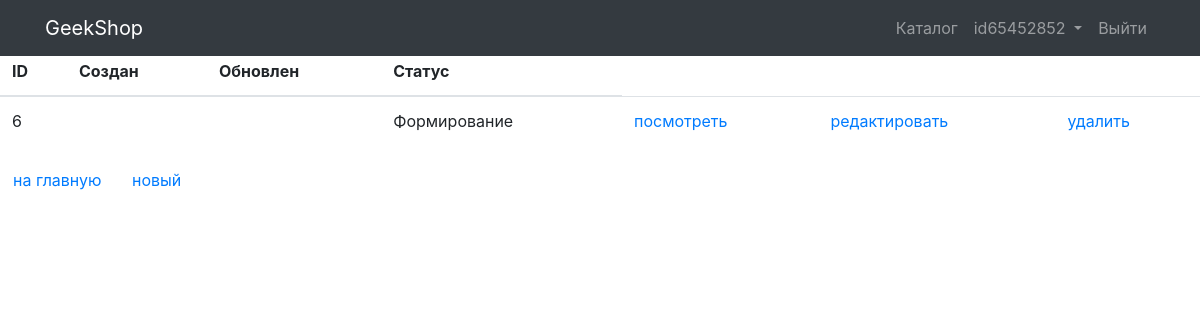
Before: /orders/ (signed in) with the older database file.
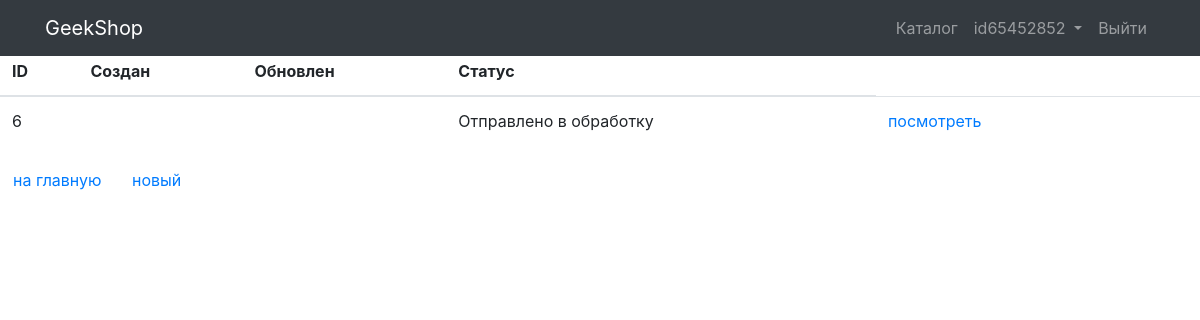
After: the same page with the newer database file.
### ordersapp/models.py (models this page shows, shortened)
class Order(models.Model):
    FORMING = 'FM'
    SEND_TO_PROCEED = 'STP'
    PAID = 'PD'
    PROCEED = 'PRD'
    READY = 'RDY'
    CANCEL = 'CNC'
    ORDER_CHOICES = (
        (FORMING, 'Формирование'),
        (SEND_TO_PROCEED, 'Отправлено в обработку'),
        (PAID, 'Оплачено'),
        (PROCEED, 'Обрабатывается'),
        (READY, 'Готов к выдаче'),
        (CANCEL, 'Отмена'),
    )
    user = models.ForeignKey(settings.AUTH_USER_MODEL,
                             on_delete=models.CASCADE
                             )
    create_at = models.DateTimeField(verbose_name='created_at',
                                     auto_now_add=True
                                     )
    update_at = models.DateTimeField(verbose_name='update_at',
                                     auto_now=True
                                     )
    status = models.CharField(verbose_name='status',
                              max_length=3,
                              default=FORMING,
                              choices=ORDER_CHOICES
                              )
    is_active = models.BooleanField(verbose_name='active', default=True)

### ordersapp/views.py (the view)
# urls.py: path('', OrderList.as_view(), name='list'),
class OrderList(ListView):
    model = Order
    def get_queryset(self):
        return Order.objects.filter(user=self.request.user, is_active=True)

### ordersapp/templates/ordersapp/order_list.html (shortened to what this page needs)
{% extends 'products/base.html' %}
{% load static %}
{% block content %}
<div class="h2 text-center head">
</div>
<table class="table orders_list">
    <thead>
        <tr>
            <th>ID</th>
            <th>Создан</th>
            <th>Обновлен</th>
            <th>Статус</th>
        </tr>
    </thead>
    <tbody>
        {% for item in object_list %}
        {% if item.is_active %}
        <tr>
            <td class="td1 orders_list">{{ item.pk }}</td>
            <td>{{ item.created|date:"Y-m-d H:i:s" }}</td>
            <td>{{ item.updated|date:"Y-m-d H:i:s" }}</td>
            <td>{{ item.get_status_display }}</td>
            <td>
                <a href="{% url 'ordersapp:read' item.pk %}">
                    посмотреть
                </a>
            </td>
            <td>
                {% if item.status == 'FM' %}
                <a href="{% url 'ordersapp:update' item.pk %}">
                    редактировать
                </a>
                {% endif %}
            </td>
            <td>
                {% if item.status == 'FM' %}
                <a href="{% url 'ordersapp:delete' item.pk %}">
                    удалить
                </a>
                {% endif %}
            </td>
        </tr>
        {% endif %}
        {% endfor %}
    </tbody>
</table>
<button class="btn btn-default btn-round">
    <a href="">
        на главную
    </a>
</button>
<button class="btn btn-default btn-round">
    <a href="{% url 'ordersapp:create' %}">
        новый
    </a>
</button>
{% endblock content %}

Changed rows visible on the page:
changed Order id 6: status "Формирование" → "Отправлено в обработку"; no longer shows "редактировать удалить"
